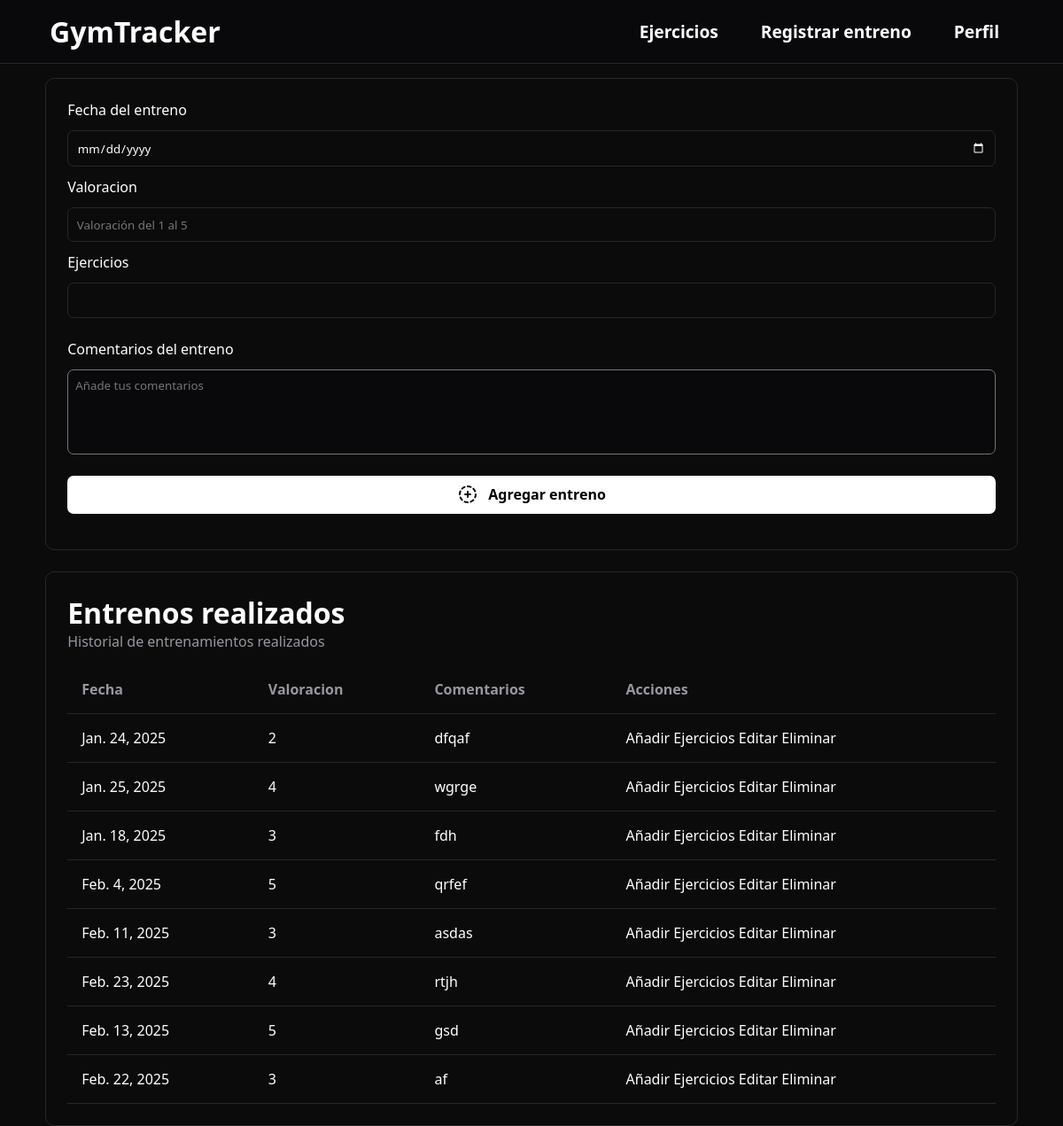
Before: /registrarEntreno (signed in) with the older database file.
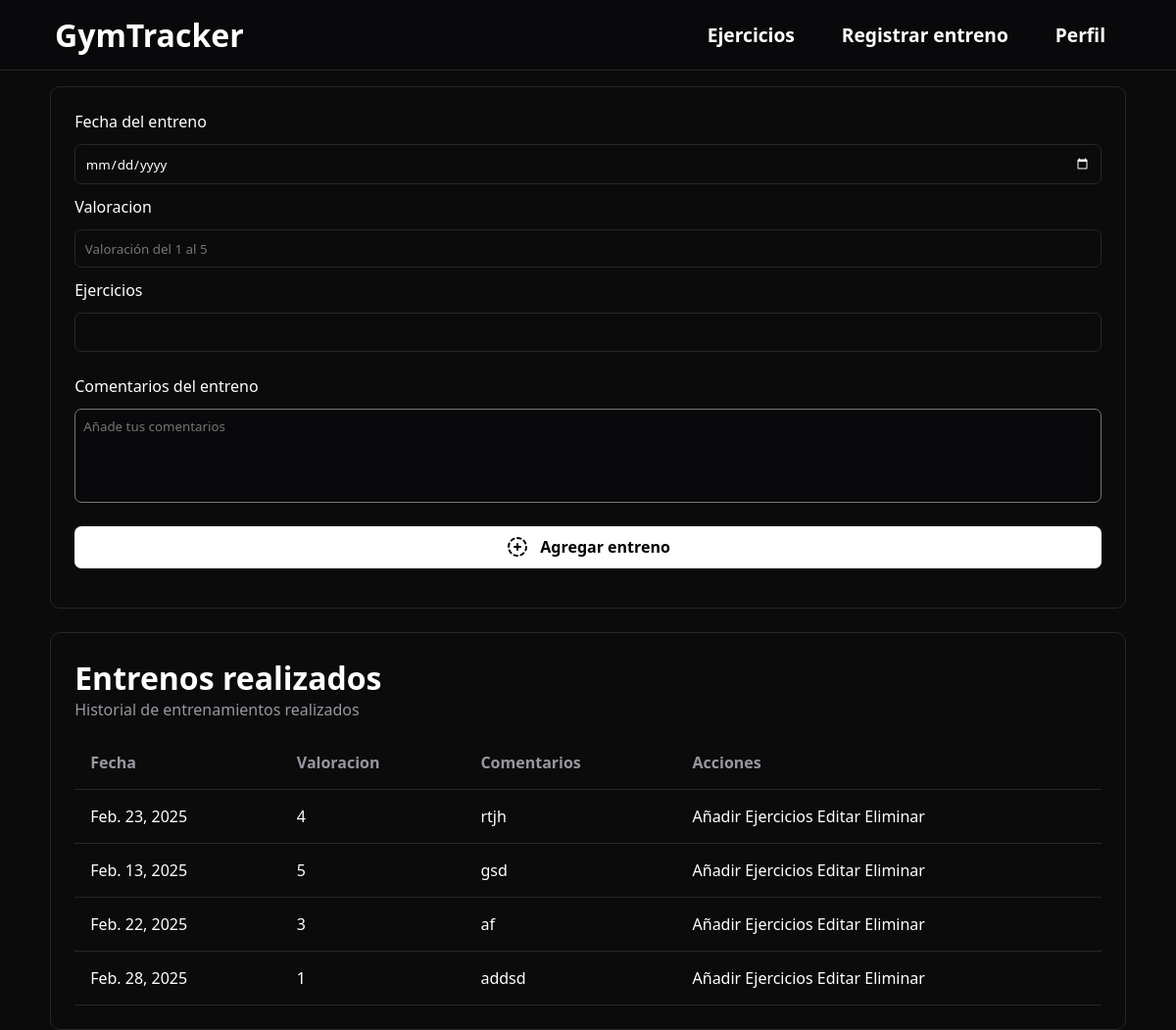
After: the same page with the newer database file.
### gymApp/models.py (models this page shows, shortened)
class Entreno(models.Model):
    usuario = models.ForeignKey(User, on_delete=models.CASCADE)
    fecha = models.DateField()
    valoracion = models.IntegerField()
    numero_ejercicios = models.IntegerField()
    comentarios = models.CharField(max_length=300, null=True)
    class Meta:
        verbose_name = 'Entreno'
        verbose_name_plural = 'Entrenos'

### gymApp/views.py (the view, shortened to what this page needs)
# urls.py: path('registrarEntreno', RegistrarEntreno.as_view(), name='registrarEntreno'),
class RegistrarEntreno(LoginRequiredMixin, CreateView):
    template_name = 'gymApp/registrarEntreno.html'
    form_class = RegistrarEntrenamiento
    success_url = reverse_lazy('registrarEntreno')
    def get_context_data(self, **kwargs):
        contexto = super().get_context_data(**kwargs)
        contexto['entrenos'] = Entreno.objects.all()
        return contexto

### gymApp/forms.py
class RegistrarEntrenamiento(forms.ModelForm):
    class Meta:
        model = Entreno
        fields = ['fecha', 'valoracion', 'numero_ejercicios', 'comentarios']
        widgets = {
            'fecha': forms.DateInput(attrs={
                'type': 'date'
            }),
            'valoracion': forms.NumberInput(attrs={
                'min': 1,
                'max': 5,
                'placeholder': 'Valoración del 1 al 5'
            }),
            'comentarios': forms.Textarea(attrs={
                'placeholder': 'Añade tus comentarios',
                'style': 'resize:none;'
            }),
        }

### gymApp/templates/gymApp/registrarEntreno.html (shortened to what this page needs)
{% extends 'gymApp/base.html' %}
{% block header %}
    <header class="header-noprincipal">
        <a href="{% url 'principal' %}">
            <h1>GymTracker</h1>
        </a>
        <div class="lista-enlaces">
            <a href="{% url 'anadirEjercicio' %}">Ejercicios</a>
            <a href="{% url 'registrarEntreno' %}">Registrar entreno</a>
            {% if user.is_authenticated %}
                    <a class="open_submenu">Perfil</a>
            {% else %}
                    <a href="{% url 'login' %}">Iniciar sesión</a>
                    <a href="{% url 'registroUsuario' %}">Registrate</a>
            {% endif %}
        </div>
    </header>
{% endblock %}
{% block contenido %}
<main id="main-entreno">
    <section id="registro-entreno">
        <form action="" method="post" id="form-entreno">
            <label>Fecha del entreno</label>
            {{ form.fecha }}
            <label>Valoracion</label>
            {{ form.valoracion }}
            <label>Ejercicios</label>
            {{ form.numero_ejercicios }}
            <div id="div-comentarios">
                <label id="label-comentario">Comentarios del entreno</label>
                {{ form.comentarios }}
            </div>
            <button type="submit" class="boton-agregar">
                    Agregar entreno
                </button>
        </form>
    </section>
    <section id="seccion-entrenos">
        <h1>Entrenos realizados</h1>
        <p>Historial de entrenamientos realizados</p>
        <table id="tabla-entrenos">
            <thead>
                <tr>
                    <th>Fecha</th>
                    <th>Valoracion</th>
                    <th>Comentarios</th>
                    <th>Acciones</th>
                </tr>
            </thead>
            <tbody>
                {% for entreno in entrenos %}
                    <tr>
                        <td>{{ entreno.fecha }}</td>
                        <td>{{ entreno.valoracion }}</td>
                        <td>{{ entreno.comentarios }}</td>
                        <td>
                            <a href="{% url 'anadirEjercicioRealizado' entreno.id %}">Añadir Ejercicios</a>
                            <a href="#">Editar</a>
                            <a href="{% url 'borrarEntreno' entreno.id %}">Eliminar</a>
                        </td>
                    </tr>
                {% endfor %}
            </tbody>
        </table>
    </section>
</main>
{% endblock %}

### gymApp/templates/gymApp/base.html (shortened to what this page needs)
{% load static %}
<!DOCTYPE html>
<html lang="en">
<head>
    <link rel="stylesheet" href="{% static 'css/base.css' %}">
    <link rel="stylesheet" href="{% static 'css/formularios.css' %}">
    <link rel="stylesheet" href="{% static 'css/añadirEjercicio.css' %}">
    <link rel="stylesheet" href="{% static 'css/añadirEntreno.css' %}">
    <link rel="stylesheet" href="{% static 'css/anadirEjercicioRealizado.css' %}">
    <link rel="stylesheet" href="{% static 'css/messages.css' %}">
</head>
<body>
    {% block header %}{% endblock %}
    {% block contenido %}
    {% endblock %}
</body>
</html>

### gymApp/static/css/base.css (style rules this page uses)
:root { --color-primario: #09090b; --gris-clarito: #39393b; --color-hover: #5c5b5b; --color-submenu: #1c1c1e; --color-texto: #ffffff; }
* { margin: 0; font-family: system-ui, -apple-system, BlinkMacSystemFont, 'Segoe UI', Roboto, Oxygen, Ubuntu, Cantarell, 'Open Sans', 'Helvetica Neue', sans-serif; box-sizing: border-box; }
body { background-color: rgb(11, 11, 11); color: white; display: grid; height: 100vh; grid-template-rows: 9vh 91% 1fr; }
.header-noprincipal { background-color: var(--color-primario); display: flex; align-items: center; justify-content: space-between; padding: 0px 3.5rem; border-bottom: #27272a 1px solid; }
.header-noprincipal .lista-enlaces { display: flex; gap: 1rem; position: relative; }
.header-noprincipal .lista-enlaces a:not(.enlaces-desplegable) { text-decoration: none; padding: 1rem; font-size: larger; font-weight: bold; border-radius: 10px; transition: all 100ms linear; }
.header-noprincipal a { color: white; text-decoration: none; cursor: pointer; }

### gymApp/static/css/formularios.css (style rules this page uses)
:root { --color-primario: #09090b; --gris-clarito: #39393b; --bordes: #27272a; }
* { box-sizing: border-box; }

### gymApp/static/css/añadirEjercicio.css (style rules this page uses)
:root { --color-primario: #09090b; --gris-clarito: #39393b; --azul-sombra: #1f89b0; }
html { scroll-behavior: smooth; }

### gymApp/static/css/añadirEntreno.css (style rules this page uses)
:root { --color-primario: #09090b; --gris-clarito: #39393b; --azul-sombra: #1f89b0; --bordes: #27272a; }
* { box-sizing: border-box; }
#main-entreno { padding: 1rem 3.2rem; }
#registro-entreno { min-width: 25%; border: var(--bordes) 1px solid; padding: 1.5rem; border-radius: 10px; margin-bottom: 1.5rem; }
#form-entreno { display: flex; flex-direction: column; gap: .75rem; }
#form-entreno input { width: 100%; padding: .6rem; color: white; background-color: transparent; border: var(--bordes) 1px solid; border-radius: 7px; }
#form-entreno textarea { padding: .5rem; height: 6rem; background: var(--color-primario); color: white; border-radius: 7px; }
#form-entreno button { background-color: white; width: 100%; padding: .6rem; border: none; border-radius: 7px; color: black; font-size: medium; font-weight: bold; transition: all 300ms linear; cursor: pointer; margin-bottom: 1rem; }
#div-comentarios { display: flex; flex-direction: column; gap: .75rem; margin-top: .75rem; margin-bottom: .75rem; }
#id_comentarios { height: 6rem; background: var(--color-primario); color: white; border-radius: 7px; }
.boton-agregar { background-color: white; width: 100%; display: flex; align-items: center; justify-content: center; gap: .7rem; padding: .6rem; border: none; border-radius: 7px; color: black; font-size: medium; font-weight: bold; transition: all 300ms linear; cursor: pointer; margin-bottom: 1rem; }
#seccion-entrenos h1 { font-size: 2rem; }
#seccion-entrenos p { color: #9797a0; margin-bottom: 1rem; }
#seccion-entrenos { width: 100%; border: var(--bordes) 1px solid; border-radius: 10px; padding: 1.5rem; box-sizing: border-box; margin-bottom: 1rem; }
#tabla-entrenos { width: 100%; border-collapse: collapse; box-sizing: border-box; }
#tabla-entrenos th, #tabla-entrenos td { text-align: left; vertical-align: middle; border-bottom: solid 1px var(--bordes); padding: 1rem; }
#tabla-entrenos th { color: #9797a0; }
#tabla-entrenos td a { color: white; text-decoration: none; }

### gymApp/static/css/anadirEjercicioRealizado.css (style rules this page uses)
:root { --color-primario: #09090b; --gris-clarito: #39393b; --color-hover: #5c5b5b; --color-submenu: #1c1c1e; --color-texto: #ffffff; }
* { box-sizing: border-box; }

Changed rows visible on the page:
removed Entreno: fecha "Jan. 24, 2025", valoracion "2", comentarios "dfqaf"
removed Entreno: fecha "Jan. 25, 2025", valoracion "4", comentarios "wgrge"
removed Entreno: fecha "Jan. 18, 2025", valoracion "3", comentarios "fdh"
removed Entreno: fecha "Feb. 4, 2025", valoracion "5", comentarios "qrfef"
removed Entreno: fecha "Feb. 11, 2025", valoracion "3", comentarios "asdas"
added Entreno: fecha "Feb. 28, 2025", valoracion "1", comentarios "addsd"
